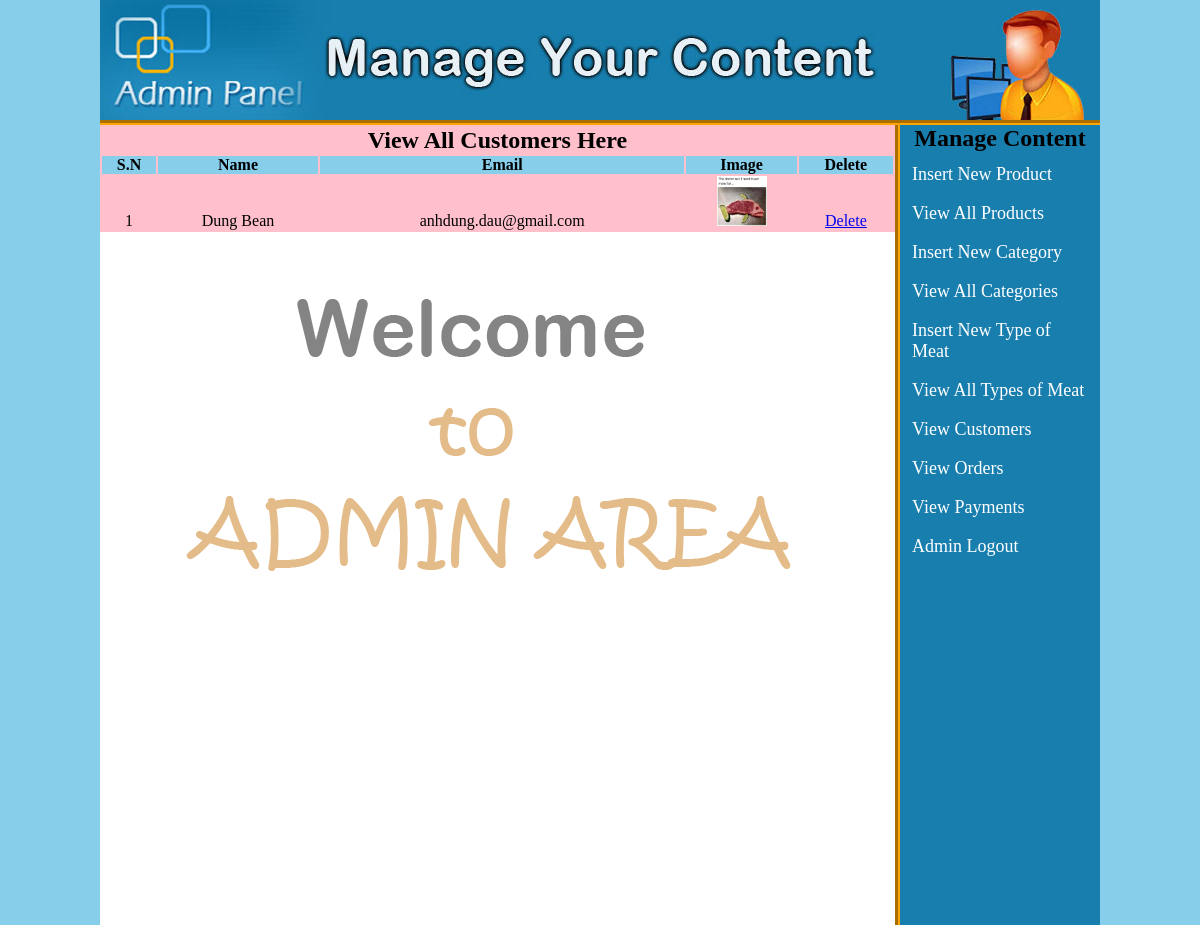
Page /admin_area/index.php?view_customers (signed in) on the committed database.
### tables this page shows
CREATE TABLE `customers` (
  `customer_id` int(255) NOT NULL,
  `customer_ip` int(255) NOT NULL,
  `customer_name` text NOT NULL,
  `customer_email` varchar(255) NOT NULL,
  `customer_pass` varchar(255) NOT NULL,
  `customer_country` text NOT NULL,
  `customer_city` text NOT NULL,
  `customer_contact` varchar(255) NOT NULL,
  `customer_image` text NOT NULL,
  `customer_address` text NOT NULL
);

### admin_area/view_customers.php (the view)
<table width="795" align="center" bgcolor="pink">
	<tr align="center">
		<td colspan="6"><h2>View All Customers Here</h2></td>
	</tr>
	<tr align="center" bgcolor="skyblue">
		<th>S.N</th>
		<th>Name</th>
		<th>Email</th>
		<th>Image</th>
		<th>Delete</th>
	</tr>
	<?php
	include("includes/db.php");
	$get_c = "SELECT * from customers";
	$run_c = mysqli_query($con, $get_c);
	$i = 0;
	while ($row_c=mysqli_fetch_array($run_c)){
		$c_id = $row_c['customer_id'];
		$c_name = $row_c['customer_name'];
		$c_email = $row_c['customer_email'];
		$c_image = $row_c['customer_image'];
		$i++;
	?>
	<tr align="center">
		<td><?php echo $i;?></td>
		<td><?php echo $c_name;?></td>
		<td><?php echo $c_email;?></td>
		<td><img src="../customer/customer_images/<?php echo $c_image;?>" width="50" height="50"/></td>
		<td><a href="delete_c.php?delete_c=<?php echo $c_id;?>">Delete</a></td>
	</tr>
	<?php } ?>
</table>

### admin_area/styles/style.css (style rules this page uses)
html, body, div, span, applet, object, iframe, h1, h2, h3, h4, h5, h6, p, blockquote, pre, a, abbr, acronym, address, big, cite, code, del, dfn, em, img, ins, kbd, q, s, samp, small, strike, strong, sub, sup, tt, var, b, u, i, center, dl, dt, dd, ol, ul, li, fieldset, form, label, legend, table, caption, tbody, tfoot, thead, tr, th, td, article, aside, canvas, details, embed, figure, figcaption, footer, header, hgroup, menu, nav, output, ruby, section, summary, time, mark, audio, video { margin: 0; padding: 0; border: 0; vertical-align: baseline; }
body { background:skyblue; }

### rows in the picture
customers: customer_name "Dung Bean", customer_email "anhdung.dau@gmail.com", customer_image (picture)
